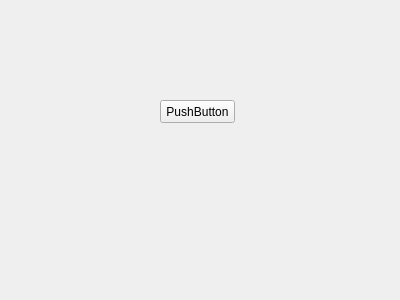
<?xml version="1.0" encoding="UTF-8"?>
<ui version="4.0">
 <class>Widget</class>
 <widget class="QWidget" name="Widget">
  <property name="geometry">
   <rect>
    <x>0</x>
    <y>0</y>
    <width>400</width>
    <height>300</height>
   </rect>
  </property>
  <property name="windowTitle">
   <string>Widget</string>
  </property>
  <widget class="QPushButton" name="pushButton">
   <property name="geometry">
    <rect>
     <x>160</x>
     <y>100</y>
     <width>75</width>
     <height>23</height>
    </rect>
   </property>
   <property name="text">
    <string>PushButton</string>
   </property>
  </widget>
 </widget>
 <layoutdefault spacing="6" margin="11"/>
 <resources/>
 <connections/>
</ui>
